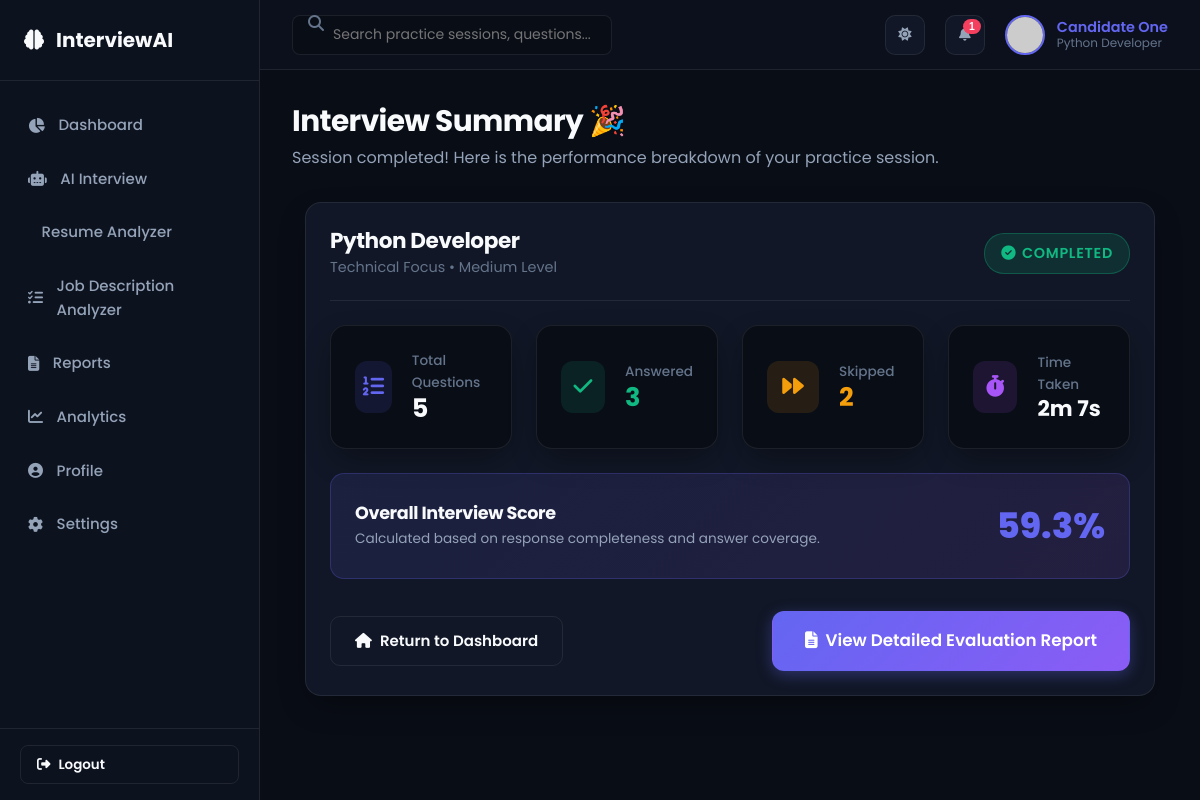
The page /interview/9/summary (signed in) on the database its author committed.
### models/user.py (models this page shows, shortened)
class User(UserMixin, db.Model):
    __tablename__ = 'users'
    id = db.Column(db.Integer, primary_key=True)
    full_name = db.Column(db.String(100), nullable=False)
    email = db.Column(db.String(120), unique=True, nullable=False, index=True)
    password_hash = db.Column(db.String(255), nullable=False)
    target_role = db.Column(db.String(100), nullable=True, default="Full Stack Developer")
    skills = db.Column(db.Text, nullable=True, default="Python, JavaScript, Data Structures, System Design")
    profile_image = db.Column(db.String(255), nullable=True, default="default_avatar.png")
    created_at = db.Column(db.DateTime, default=datetime.utcnow, nullable=False)
    last_login = db.Column(db.DateTime, nullable=True)
    def get_avatar_url(self):
        if self.profile_image and self.profile_image != "default_avatar.png":
            return f"/static/uploads/{self.profile_image}"
        return f"https://ui-avatars.com/api/?name={self.full_name.replace(' ', '+')}&background=6366f1&color=fff&bold=true"

### models/interview.py (models this page shows, shortened)
class Interview(db.Model):
    __tablename__ = 'interviews'
    id = db.Column(db.Integer, primary_key=True)
    user_id = db.Column(db.Integer, db.ForeignKey('users.id'), nullable=False, index=True)
    role = db.Column(db.String(100), nullable=False)
    difficulty = db.Column(db.String(50), nullable=False)
    interview_type = db.Column(db.String(50), nullable=False)  # Technical, HR, Mixed
    total_questions = db.Column(db.Integer, nullable=False, default=5)
    start_time = db.Column(db.DateTime, default=datetime.utcnow, nullable=False)
    end_time = db.Column(db.DateTime, nullable=True)
    score = db.Column(db.Float, default=0.0)
    status = db.Column(db.String(50), default='in_progress', nullable=False)  # in_progress, completed
    user = db.relationship('User', backref=db.backref('interviews', lazy=True, cascade="all, delete-orphan"))
    questions = db.relationship('Question', backref='interview', lazy=True, cascade="all, delete-orphan", order_by="Question.order_number")
    ai_feedbacks = db.relationship('AIFeedback', backref='interview', lazy=True, cascade="all, delete-orphan")

### routes/interview.py (the view)
@interview_bp.route('/<int:interview_id>/summary')
@login_required
def summary(interview_id):
    interview = InterviewService.get_interview_by_id(interview_id)
    if not interview or interview.user_id != current_user.id:
        flash('Unauthorized access.', 'danger')
        return redirect(url_for('dashboard.index'))
    metrics = InterviewService.get_summary_metrics(interview.id)
    return render_template('interview/summary.html', interview=interview, metrics=metrics)

### models/interview.py (called while the page is built)
    def get_user_answer(self):
        if self.answers:
            return self.answers[-1].answer_text
        return None

### routes/auth.py (called while the page is built)
@login_manager.user_loader
def load_user(user_id):
    return UserService.get_by_id(user_id)

### services/gemini_service.py (called while the page is built, shortened)
    @staticmethod
    def _call_gemini_api(prompt, system_instruction=None, json_mode=True):
        if not GEMINI_API_KEY or GEMINI_API_KEY == "your_gemini_api_key_here":
            return None

### services/interview_service.py (called while the page is built)
    @staticmethod
    def get_interview_by_id(interview_id):
        return Interview.query.get(int(interview_id))

### services/user_service.py (called while the page is built)
    @staticmethod
    def get_by_id(user_id):
        return User.query.get(int(user_id))

### templates/interview/summary.html (shortened to what this page needs)
{% extends "dashboard_base.html" %}
{% block content %}
<div class="welcome-banner">
  <h1>Interview Summary 🎉</h1>
  <p>Session completed! Here is the performance breakdown of your practice session.</p>
</div>
<div style="max-width: 850px; margin: 0 auto;">
  <div class="card" style="margin-bottom: 2rem;">
    <div style="display: flex; justify-content: space-between; align-items: center; border-bottom: 1px solid var(--border-color); padding-bottom: 1.25rem; margin-bottom: 1.5rem;">
      <div>
        <h2 style="font-size: 1.35rem;">{{ interview.role }}</h2>
        <span style="color: var(--text-muted); font-size: 0.9rem;">
          {{ interview.interview_type }} Focus • {{ interview.difficulty }} Level
        </span>
      </div>
      <span class="badge badge-success" style="font-size: 0.9rem; padding: 0.5rem 1rem;">
        <i class="fas fa-check-circle"></i> {{ metrics.status }}
      </span>
    </div>
    <div class="stats-grid" style="grid-template-columns: repeat(auto-fit, minmax(170px, 1fr)); margin-bottom: 1.5rem;">
      <div class="card stat-card" style="background: var(--bg-canvas);">
        <div class="stat-icon indigo">
          <i class="fas fa-list-ol"></i>
        </div>
        <div>
          <div class="stat-label">Total Questions</div>
          <div class="stat-value">{{ metrics.total_questions }}</div>
        </div>
      </div>
      <div class="card stat-card" style="background: var(--bg-canvas);">
        <div class="stat-icon emerald">
          <i class="fas fa-check"></i>
        </div>
        <div>
          <div class="stat-label">Answered</div>
          <div class="stat-value" style="color: var(--accent-emerald);">{{ metrics.answered }}</div>
        </div>
      </div>
      <div class="card stat-card" style="background: var(--bg-canvas);">
        <div class="stat-icon amber">
          <i class="fas fa-forward"></i>
        </div>
        <div>
          <div class="stat-label">Skipped</div>
          <div class="stat-value" style="color: var(--accent-amber);">{{ metrics.skipped }}</div>
        </div>
      </div>
      <div class="card stat-card" style="background: var(--bg-canvas);">
        <div class="stat-icon purple">
          <i class="fas fa-stopwatch"></i>
        </div>
        <div>
          <div class="stat-label">Time Taken</div>
          <div class="stat-value" style="font-size: 1.35rem;">{{ metrics.time_taken }}</div>
        </div>
      </div>
    </div>
    <div style="background: linear-gradient(135deg, rgba(99,102,241,0.12) 0%, rgba(168,85,247,0.12) 100%); border: 1px solid rgba(99,102,241,0.25); border-radius: 14px; padding: 1.5rem; display: flex; align-items: center; justify-content: space-between;">
      <div>
        <h3 style="font-size: 1.1rem; margin-bottom: 0.25rem;">Overall Interview Score</h3>
        <p style="color: var(--text-secondary); font-size: 0.85rem;">Calculated based on response completeness and answer coverage.</p>
      </div>
      <div style="font-size: 2.2rem; font-weight: 800; color: var(--primary);">
        {{ metrics.score }}%
      </div>
    </div>
    <div style="display: flex; justify-content: space-between; align-items: center; margin-top: 2rem;">
      <a href="{{ url_for('dashboard.index') }}" class="btn btn-outline">
        <i class="fas fa-home"></i> Return to Dashboard
      </a>
      <a href="{{ url_for('interview.report', interview_id=interview.id) }}" class="btn btn-primary btn-lg">
        <i class="fas fa-file-alt"></i> View Detailed Evaluation Report
      </a>
    </div>
  </div>
</div>
{% endblock %}

### templates/dashboard_base.html (shortened to what this page needs)
{% extends "base.html" %}
{% block body %}
<div class="dashboard-container">
  <aside class="sidebar" id="sidebar">
    <div class="sidebar-brand">
      <i class="fas fa-brain"></i>
      <span>InterviewAI</span>
    </div>
    <ul class="sidebar-menu">
      <li class="{% if request.endpoint == 'dashboard.index' %}active{% endif %}">
        <a href="{{ url_for('dashboard.index') }}">
          <i class="fas fa-chart-pie"></i>
          <span>Dashboard</span>
        </a>
      </li>
      <li class="{% if request.endpoint == 'interview.setup' or request.endpoint == 'interview.live' %}active{% endif %}">
        <a href="{{ url_for('interview.setup') }}">
          <i class="fas fa-robot"></i>
          <span>AI Interview</span>
        </a>
      </li>
      <li class="{% if request.endpoint == 'analyzers.resume_analyzer' %}active{% endif %}">
        <a href="{{ url_for('analyzers.resume_analyzer') }}">
          <span>Resume Analyzer</span>
        </a>
      </li>
      <li class="{% if request.endpoint == 'analyzers.jd_analyzer' %}active{% endif %}">
        <a href="{{ url_for('analyzers.jd_analyzer') }}">
          <i class="fas fa-tasks"></i>
          <span>Job Description Analyzer</span>
        </a>
      </li>
      <li class="{% if request.endpoint == 'reports_bp.list_reports' or request.endpoint == 'interview.report' %}active{% endif %}">
        <a href="{{ url_for('reports_bp.list_reports') }}">
          <i class="fas fa-file-alt"></i>
          <span>Reports</span>
        </a>
      </li>
      <li class="{% if request.endpoint == 'reports_bp.analytics' %}active{% endif %}">
        <a href="{{ url_for('reports_bp.analytics') }}">
          <i class="fas fa-chart-line"></i>
          <span>Analytics</span>
        </a>
      </li>
      <li class="{% if request.endpoint == 'dashboard.profile' %}active{% endif %}">
        <a href="{{ url_for('dashboard.profile') }}">
          <i class="fas fa-user-circle"></i>
          <span>Profile</span>
        </a>
      </li>
      <li class="{% if request.endpoint == 'dashboard.settings' %}active{% endif %}">
        <a href="{{ url_for('dashboard.settings') }}">
          <i class="fas fa-cog"></i>
          <span>Settings</span>
        </a>
      </li>
    </ul>
    <div class="sidebar-footer">
      <a href="{{ url_for('auth.logout') }}" class="btn btn-outline btn-sm w-100" style="width:100%; justify-content:flex-start;">
        <i class="fas fa-sign-out-alt"></i>
        <span>Logout</span>
      </a>
    </div>
  </aside>
  <div class="main-wrapper">
    <header class="top-navbar">
      <div style="display: flex; align-items: center; gap: 1rem;">
        <div class="search-box">
          <input type="text" class="form-control" placeholder="Search practice sessions, questions...">
        </div>
      </div>
      <div class="nav-actions">
        <button class="icon-btn theme-toggle-btn" title="Toggle Theme">
          <i class="fas fa-sun"></i>
        </button>
        <div style="position: relative;">
          <button class="icon-btn" id="notification-bell-btn" title="Notifications">
            <i class="fas fa-bell"></i>
            <span id="unread-badge" style="position: absolute; top: 4px; right: 4px; padding: 2px 6px; background: var(--accent-rose); color: #fff; font-size: 0.65rem; font-weight: 800; border-radius: 10px; display: none;">0</span>
          </button>
        </div>
        <a href="{{ url_for('dashboard.profile') }}" class="user-profile-menu">
          <img src="{{ current_user.get_avatar_url() }}" alt="{{ current_user.full_name }}" class="avatar-img">
          <div class="user-info-text d-none-mobile">
            <span class="user-name">{{ current_user.full_name }}</span>
            <span class="user-role">{{ current_user.target_role or 'Candidate' }}</span>
          </div>
        </a>
      </div>
    </header>
    <main class="content-area">
      {% block content %}{% endblock %}
    </main>
  </div>
</div>
{% endblock %}

### rows shown on the page
User: full_name "Candidate One", target_role "Python Developer"
Interview: role "Python Developer", interview_type "Technical", difficulty "Medium", status "COMPLETED"

### other values the page prints
{{ metrics.total_questions }} "5"
{{ metrics.answered }} "3"
{{ metrics.skipped }} "2"
{{ metrics.time_taken }} "2m 7s"
{{ metrics.score }} "59.3"
